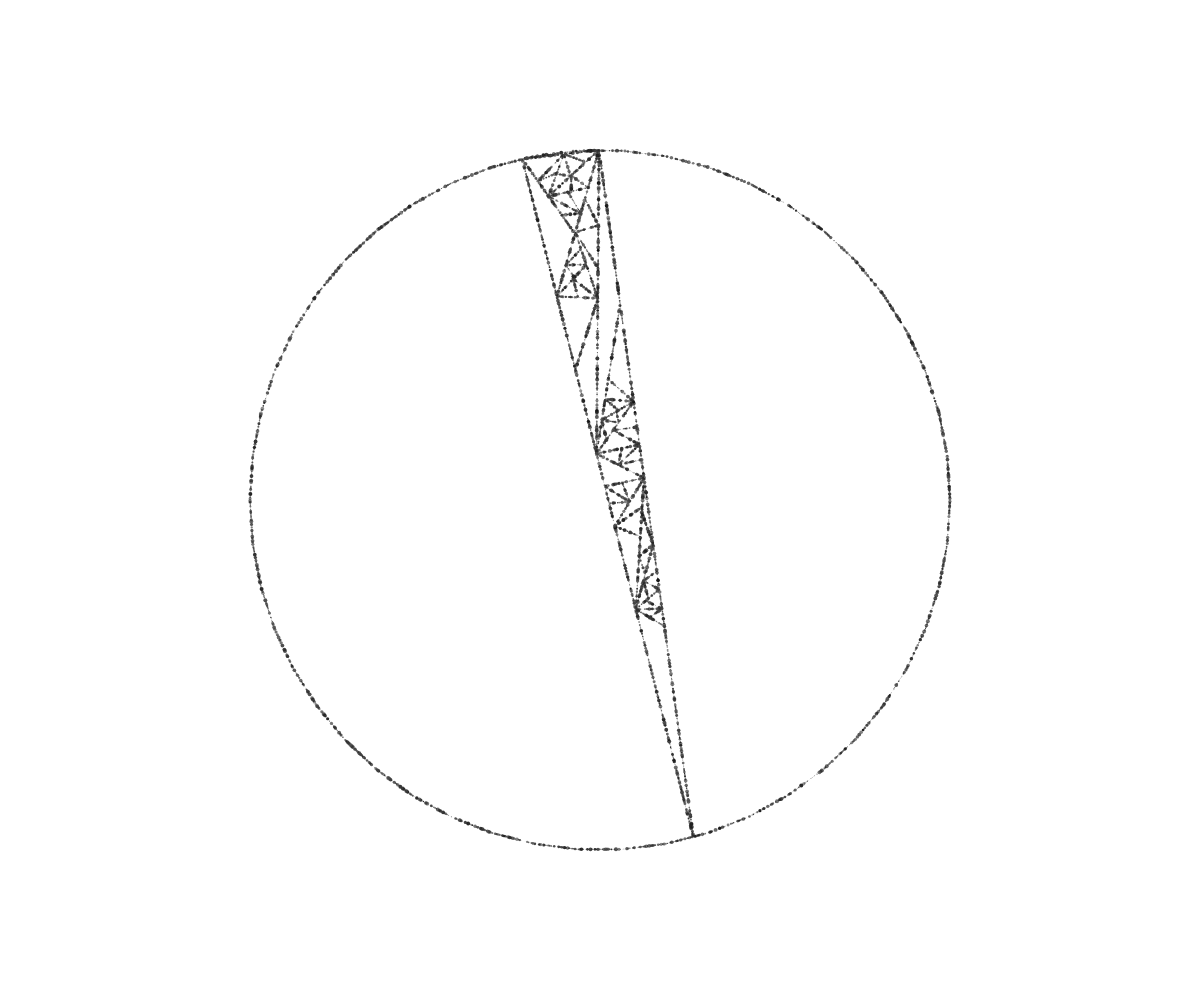
Frame 1 (no input)
Frame 60 (no input): identical to frame 1, image omitted
Frame 120 (the mouse pressed at the canvas centre since frame 60): identical to frame 1, image omitted

The p5.js sketch that drew this single still picture (run headless with seeded random() and noise() and a simulated clock; from frame 60 on, the mouse is pressed at the canvas centre):

// p5.js sketch
// ── sketch.js
var dots = [];
var circle = [];

function setup() {
    createCanvas(windowWidth, windowHeight);
    background(255);

    dots = dots_around_circle(3, 350);
    var dots_copy = dots.slice(0);
    tri_sub(dots);
    
    sand_plot(dots_copy[1], dots_copy[0], 4, 1.5);
    
    sand_plot(dots_copy[0], dots_copy[2], 4, 1.5);
    sand_plot(dots_copy[1], dots_copy[2], 4, 1.5);

    circle = circle_division(width / 2, height / 2, 50, 350);
    
    for (var i = 0; i < circle.length - 1; i++) {
        sand_plot(circle[i], circle[i + 1], 4, 1.5);
    }
    
    sand_plot(circle[0], circle[circle.length - 1], 4, 1.5);


}

function draw() {
    //stroke(50);
    //strokeWeight(1);
    noFill();
    //beginShape();
    //for (var i = 0; i < dots.length; i++) {
	//vertex(dots[i].x, dots[i].y);
    //}
    //endShape(CLOSE);

}

function dots_around_circle(number, radius) {
    var dots_arr = []
    for (var i = 0; i< number; i++) {
        middle_x = width / 2;
        middle_y = height / 2;
        angle = random(TWO_PI);
        x = middle_x + radius * cos(angle);
        y = middle_y + radius * sin(angle);
        dots_arr.push(createVector(x, y));
    }
    return dots_arr;
}

function tri_sub(dots) {
    var dots_array = dots.slice();
    var dist_array = [];
    dist_array = array_dist(dots_array);
    
    var indexOfMaxValue = dist_array.reduce((iMax, x, i, arr) => x > arr[iMax] ? i : iMax, 0);

    if (indexOfMaxValue != dist_array.length - 1) {
	var pt1 = dots_array[indexOfMaxValue];
	var pt2 = dots_array[indexOfMaxValue + 1];
	dots_array.splice(indexOfMaxValue + 1, 1);
	dots_array.splice(indexOfMaxValue, 1);
    }
    else {
	var pt1 = dots_array[indexOfMaxValue];
	var pt2 = dots_array[0];
	dots_array.splice(indexOfMaxValue, 1);
	dots_array.splice(0, 1);
    }
    var pt3 = interplot(pt1, pt2, random(0.4, 0.5));
    stroke(255);
    //line(dots_array[0].x, dots_array[0].y, pt3.x, pt3.y);
    sand_plot(dots_array[0], pt3, 4, 1.5);
    var seq1 = [pt1, pt3, dots_array[0]];
    var seq2 = [pt2, pt3, dots_array[0]];

    var check = 1;
    length_min = 30;
    dist_array.forEach(function(item) {
	if (item < length_min) {
	    check = 0;
	}});
    if (check) {
	if (random(1) > 0.1) {
	    tri_sub(seq1);
	}
	if (random(1) > 0.1) {
	    tri_sub(seq2);
	}
    }
    
}

function array_dist(array) {
    dist_array = [];
    for (var i = 0; i < (array.length - 1); i++) {
        var vec_temp = p5.Vector.sub(array[i], array[i + 1])
        var dist_temp = vec_temp.mag();
        dist_array.push(dist_temp);
    }

    var vec_temp = p5.Vector.sub(array[0], array[array.length - 1])
    var dist_temp = vec_temp.mag();
    dist_array.push(dist_temp);

    return dist_array;
}

// interplot a new point based on pt1
function interplot(pt1, pt2, ratio) {
    var sub = p5.Vector.sub(pt2, pt1);
    var mag = sub.mag();
    sub.setMag(mag * ratio);
    var pt3 = p5.Vector.add(pt1, sub)

    return pt3;
}

//function sand_plot(pt1, pt2) {
    //var xoff = 0;
    //var sub_vec = p5.Vector.sub(pt2, pt1);
    //var len = sub_vec.mag();
    //for (var i = 1; i * 1.5 < len; i++) {
	//var cl = noise(xoff);
	//var map_cl = map(cl, 0, 1, 0, 225);
	////stroke(map_cl);
	////strokeWeight(2);
	//noStroke();
	//sub_vec.setMag(i * 1.5);
	//var pos = p5.Vector.add(pt1, sub_vec);
	//fill(map_cl);
	//ellipse(pos.x, pos.y, random(4), random(4));
	////ellipse(pos.x, pos.y, 2, 2);
	//noFill();
	//console.log(pos.x + ' ' + pos.y);
	//xoff += 1;
    //}
//}
function sand_plot(pt1, pt2, stroke_weight, density) {
    var xoff = 0;
    var sub_vec = p5.Vector.sub(pt2, pt1);
    var len = sub_vec.mag();

    for (var i = 1; i * density < len; i++) {
        var cl = noise(xoff);
        var map_cl = map(cl, 0, 1, 0, 100);
    
        //noStroke();
        stroke(map_cl, random(150, 255));
        sub_vec.setMag(i * density);
        var pos = p5.Vector.add(pt1, sub_vec);
        //fill(map_cl);
        //ellipse(pos.x, pos.y, random(stroke_weight), random(stroke_weight));
        strokeWeight(random(stroke_weight));
        point(pos.x, pos.y);
    
        noFill();
        console.log(pos.x + ' ' + pos.y);
        xoff += 1;
    }
}

function circle_division(x, y, number, radius) {
    var dots_arr = [];
    for (var i = 0; i < number; i++) {
        angle = map(i, 0, number, 0, TWO_PI);
        pos_x = x + radius * cos(angle);
        pos_y = y + radius * sin(angle);
        dots_arr.push(createVector(pos_x, pos_y));
    }

    return dots_arr;
}
